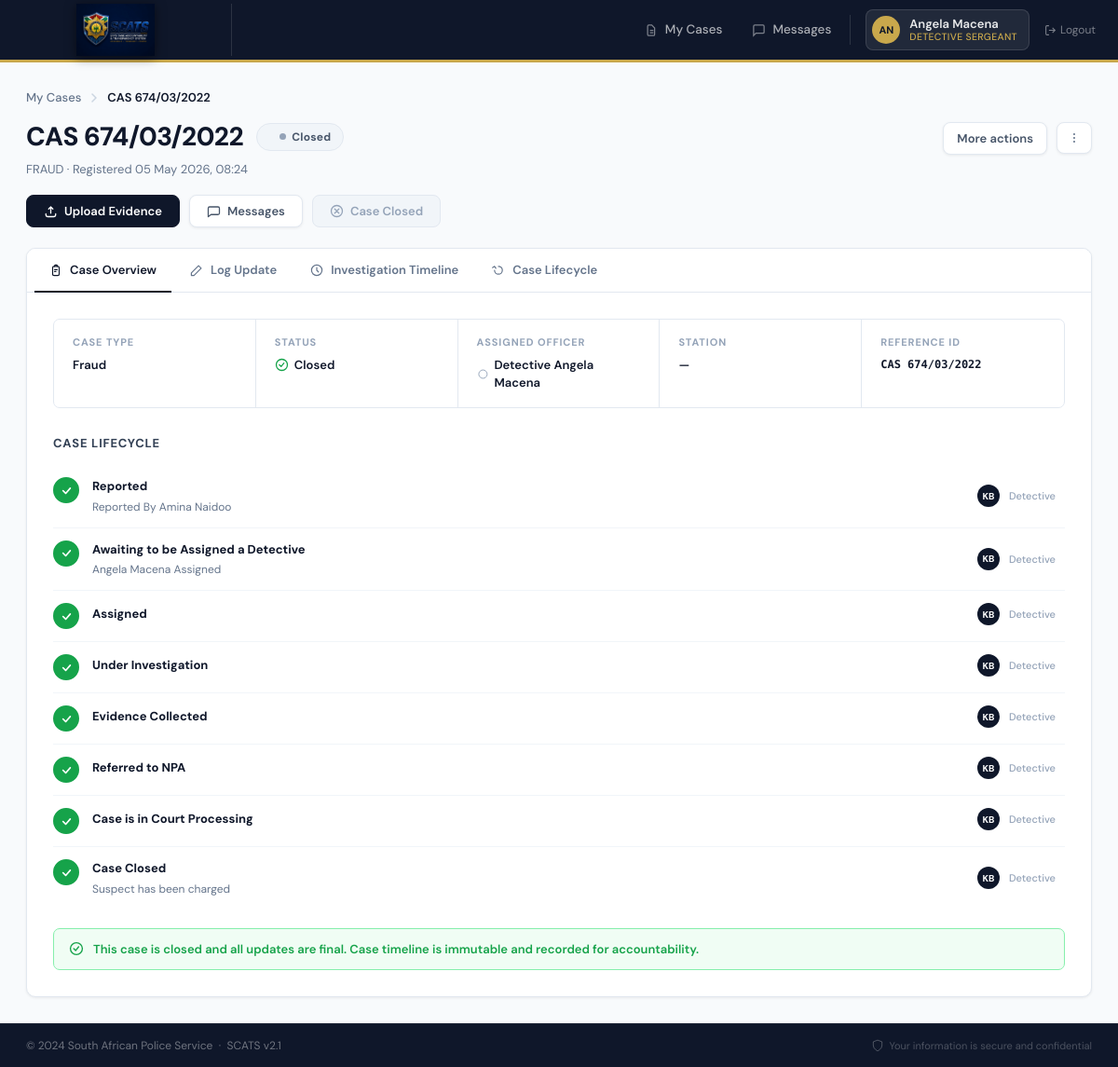
Page /cases/3/ (signed in) on the committed database.
### Detective/models.py (models this page shows, shortened)
class Detective(models.Model):
    user = models.OneToOneField(User, on_delete=models.CASCADE)
    personnel_number = models.CharField(max_length=50, unique=True)
    rank = models.CharField(max_length=50, default="Detective")

class Case(models.Model):
    cas_number = models.CharField(max_length=50)
    crime_category = models.CharField(max_length=100)
    status = models.CharField(max_length=50)
    victim_name = models.CharField(max_length=255, null=True, blank=True)
    assigned_to = models.ForeignKey(
        User,
        on_delete=models.CASCADE,
        related_name="assigned_cases",
    )
    created_by = models.ForeignKey(
        User,
        on_delete=models.SET_NULL,
        null=True,
        blank=True,
        related_name="created_cases",
    )
    created_at = models.DateTimeField(auto_now_add=True)
    updated_at = models.DateTimeField(auto_now=True)
    closure_reason = models.CharField(max_length=255, null=True, blank=True)
    closure_summary = models.TextField(null=True, blank=True)

class CaseLifecycleStage(models.Model):
    case = models.ForeignKey(Case, on_delete=models.CASCADE, related_name="lifecycle_stages")
    stage_key = models.CharField(max_length=50, choices=LIFECYCLE_STAGES)
    status = models.CharField(max_length=10, choices=STAGE_STATUS, default="pending")
    note = models.CharField(max_length=255, blank=True)
    updated_at = models.DateTimeField(auto_now=True)
    class Meta:
        unique_together = ("case", "stage_key")
        ordering = ["id"]

### Detective/views.py (the view)
# urls.py: path('cases/<int:pk>/', views.case_detail, name='case_detail'),
@login_required
def case_detail(request, pk):
    case = get_object_or_404(Case, pk=pk, assigned_to=request.user)
    updates = case.updates.all().order_by("-created_at")
    for key, _ in LIFECYCLE_STAGES:
        CaseLifecycleStage.objects.get_or_create(case=case, stage_key=key)
    lifecycle_stages = case.lifecycle_stages.all()  # ordered by id
    return render(request, "cases/case_detail.html", {
        "case": case,
        "updates": updates,
        "lifecycle_stages": lifecycle_stages,
    })

### templates/cases/case_detail.html (shortened to what this page needs)
{% extends "base.html" %}
{% block content %}
<nav class="breadcrumb" aria-label="Breadcrumb">
  <a href="{% url 'my_cases' %}">My Cases</a>
  <svg width="12" height="12" class="sep"><use href="#icon-breadcrumb-arrow"/></svg>
  <span class="current">{{ case.cas_number }}</span>
</nav>
<div class="page-header">
  <div class="header-left">
    <h1>{{ case.cas_number }}</h1>
    {% if case.status == "Investigating" %}
      <span class="badge badge-investigating"><span class="badge-dot"></span>{{ case.status }}</span>
    {% elif case.status == "CASE CLOSED" or case.status == "Closed" %}
      <span class="badge badge-closed"><span class="badge-dot"></span>Closed</span>
    {% elif case.status == "Stalled" %}
      <span class="badge badge-stalled"><span class="badge-dot"></span>{{ case.status }}</span>
    {% else %}
      <span class="badge badge-active"><span class="badge-dot"></span>Active</span>
    {% endif %}
  </div>
  <div class="more-actions">
    <button class="more-actions-btn" onclick="showToast('info','More Actions','Additional case actions coming soon.')">
      More actions
    </button>
    <button class="kebab-btn" onclick="showToast('info','Options','Case options menu coming soon.')">
      <svg width="16" height="16"><use href="#icon-kebab"/></svg>
    </button>
  </div>
</div>
<p class="page-sub">{{ case.crime_category|upper }}&nbsp;&middot;&nbsp;Registered {{ case.created_at|date:"d M Y, H:i" }}</p>
<div class="action-bar">
  <a href="{% url 'upload_evidence' case.id %}" class="btn btn-primary" onclick="scheduleToast('success','Evidence Upload','Evidence upload page opened.')">
    <svg width="15" height="15"><use href="#icon-upload"/></svg>
    Upload Evidence
  </a>
  <a href="{% url 'messages_case' case.id %}" class="btn btn-outline">
    <svg width="15" height="15"><use href="#icon-message"/></svg>
    Messages
  </a>
  {% if case.status == "CASE CLOSED" or case.status == "Closed" %}
    <button type="button" class="btn btn-danger" disabled>
      <svg width="15" height="15"><use href="#icon-x-circle"/></svg>
      Case Closed
    </button>
  {% else %}
    <a href="{% url 'close_case' case.id %}" class="btn btn-outline"
       onclick="scheduleToast('warning','Close Case','You are about to close this case. This action is permanent.')">
      <svg width="15" height="15"><use href="#icon-x-circle"/></svg>
      Close Case
    </a>
  {% endif %}
</div>
<div class="tabs-wrapper">
  <nav class="tabs-nav" role="tablist" aria-label="Case sections">
    <button class="tab-btn active" role="tab" id="tab-overview" aria-controls="panel-overview" aria-selected="true" onclick="switchTab('overview')">
      <svg width="14" height="14"><use href="#icon-clipboard"/></svg>Case Overview
    </button>
    <button class="tab-btn" role="tab" id="tab-update" aria-controls="panel-update" aria-selected="false" onclick="switchTab('update')">
      <svg width="14" height="14"><use href="#icon-edit"/></svg>Log Update
    </button>
    <button class="tab-btn" role="tab" id="tab-timeline" aria-controls="panel-timeline" aria-selected="false" onclick="switchTab('timeline')">
      <svg width="14" height="14"><use href="#icon-clock"/></svg>Investigation Timeline
    </button>
    <button class="tab-btn" role="tab" id="tab-lifecycle" aria-controls="panel-lifecycle" aria-selected="false" onclick="switchTab('lifecycle')">
      <svg width="14" height="14"><use href="#icon-lifecycle"/></svg>Case Lifecycle
    </button>
  </nav>
  <div class="tab-panel active" id="panel-overview" role="tabpanel" aria-labelledby="tab-overview">
    <div class="overview-grid">
      <div class="overview-cell">
        <div class="field-label">Case Type</div>
        <div class="field-value">{{ case.crime_category }}</div>
      </div>
      <div class="overview-cell">
        <div class="field-label">Status</div>
        <div class="field-value">
          {% if case.status == "CASE CLOSED" or case.status == "Closed" %}
            <svg class="status-check" width="15" height="15"><use href="#icon-tick-circle"/></svg>
          {% endif %}
          {{ case.status }}
        </div>
      </div>
      <div class="overview-cell">
        <div class="field-label">Assigned Officer</div>
        <div class="field-value">
          <svg width="13" height="13" style="color:var(--grey-400)"><use href="#icon-circle"/></svg>
          Detective {{ case.assigned_to.get_full_name|default:case.assigned_to.username }}
        </div>
      </div>
      <div class="overview-cell">
        <div class="field-label">Station</div>
        <div class="field-value">{{ case.station|default:"&mdash;" }}</div>
      </div>
      <div class="overview-cell">
        <div class="field-label">Reference ID</div>
        <div class="field-value" style="font-family:var(--mono);font-size:12px;">{{ case.reference_id|default:case.cas_number }}</div>
      </div>
    </div>
    <div class="lifecycle-section">
      <div class="lifecycle-title">Case Lifecycle</div>
      <ul class="lifecycle-list">
        {% for stage in lifecycle_stages %}
        <li class="lifecycle-item {{ stage.status }}">
          <div class="lc-icon-wrap">
            <div class="lc-icon">
              {% if stage.status == "done" %}
                <svg width="13" height="13"><use href="#icon-check"/></svg>
              {% elif stage.status == "current" %}
                <svg width="13" height="13"><use href="#icon-hourglass"/></svg>
              {% else %}
                <svg width="13" height="13"><use href="#icon-circle"/></svg>
              {% endif %}
            </div>
          </div>
          <div class="lc-content">
            <div class="lc-row">
              <div>
                <div class="lc-name">{{ stage.get_stage_key_display }}</div>
                {% if stage.note %}<div class="lc-note">{{ stage.note }}</div>{% endif %}
              </div>
              {% if stage.status == "done" %}
              <div class="lc-meta-right">
                <div class="lc-avatar">{{ stage.actor_initials|default:"KB" }}</div>
                <div class="lc-role">{{ stage.actor_role|default:"Detective" }}</div>
              </div>
              {% endif %}
            </div>
          </div>
        </li>
        {% endfor %}
      </ul>
      {% if case.status == "CASE CLOSED" or case.status == "Closed" %}
      <div class="closed-notice">
        <svg width="16" height="16"><use href="#icon-tick-circle"/></svg>
        This case is closed and all updates are final. Case timeline is immutable and recorded for accountability.
      </div>
      {% endif %}
    </div>
  </div>
</div>
{% endblock %}

### templates/base.html (shortened to what this page needs)
{% load static %}
<!doctype html>
<html lang="en">
  <head>
  </head>
  <body>
    <header class="site-header">
      <div class="header-inner">
        <a href="#" class="logo-block">
          <img
            src="{% static 'images/scats_logo.jpeg' %}"
            alt="SCATS Logo"
            class="logo-img"
          />
        </a>
        <nav class="primary-nav">
          <a
            href="{% url 'my_cases' %}"
            class="nav-item{% if request.resolver_match.url_name == 'my_cases' %} active{% endif %}"
          >
            <svg width="15" height="15" fill="none" stroke="currentColor" stroke-width="2" viewBox="0 0 24 24">
              <path d="M9 12h6M9 16h6M17 21H7a2 2 0 01-2-2V5a2 2 0 012-2h5l5 5v11a2 2 0 01-2 2z"/>
            </svg>
            My Cases
          </a>
          <a
            href="{% url 'messages' %}"
            class="nav-item{% if request.resolver_match.url_name == 'messages' %} active{% endif %}"
          >
            <svg width="15" height="15" fill="none" stroke="currentColor" stroke-width="2" viewBox="0 0 24 24">
              <path d="M21 15a2 2 0 01-2 2H7l-4 4V5a2 2 0 012-2h14a2 2 0 012 2z"/>
            </svg>
            Messages
          </a>
        </nav>
        <div class="header-right">
          <div class="user-pill">
            <div class="user-avatar">
              {{ request.user.get_full_name|slice:":2"|upper|default:"U" }}
            </div>
            <div class="user-info">
              <span class="user-name">{{ request.user.get_full_name|default:"User" }}</span>
              {% if request.user.detective %}
                <span class="user-rank">{{ request.user.detective.rank }}</span>
              {% endif %}
            </div>
          </div>
          <form method="post" action="{% url 'logout' %}" style="display:inline; margin:0">
            <button
              type="submit"
              class="logout-link"
              style="background:none; border:none; cursor:pointer; font-family:'DM Sans',sans-serif; padding:0"
            >
              <svg width="13" height="13" fill="none" stroke="currentColor" stroke-width="2" viewBox="0 0 24 24">
                <path d="M9 21H5a2 2 0 01-2-2V5a2 2 0 012-2h4M16 17l5-5-5-5M21 12H9"/>
              </svg>
              Logout
            </button>
          </form>
        </div>
      </div>
    </header>
    <main class="page-wrapper">
      <div class="content-area">{% block content %}{% endblock %}</div>
    </main>
    <footer class="site-footer">
      <span class="footer-left">
        &copy; 2024 South African Police Service &nbsp;·&nbsp; SCATS v2.1
      </span>
      <div class="footer-right">
        <svg class="footer-shield" fill="none" stroke="currentColor" stroke-width="1.5" viewBox="0 0 24 24">
          <path d="M12 22s8-4 8-10V5l-8-3-8 3v7c0 6 8 10 8 10z"/>
        </svg>
        Your information is secure and confidential
      </div>
    </footer>
  </body>
</html>

### templates/base.html (style rules this page uses)
*, *::before, *::after { box-sizing: border-box; margin: 0; padding: 0; }
:root { --navy: #0a1628; --navy-mid: #0f2040; --navy-light: #1a3560; --gold: #c9a84c; --gold-light: #e8c76a; --sky: #2563b8; --sky-light: #3b7dd8; --bg: #f0f3f8; --surface: #ffffff; --border: #dde3ef; --text-main: #0a1628; --text-muted: #6b7a99; --text-light: #9aa3bb; --green: #166534; --green-bg: #dcfce7; --red: #991b1b; --red-bg: #fee2e2; --amber: #92400e; --amber-bg: #fef3c7; --blue: #1d4ed8; --blue-bg: #dbeafe; --radius: 8px; --radius-lg: 12px; --shadow-sm: 0 1px 3px rgba(10, 22, 40, 0.08), 0 1px 2px rgba(10, 22, 40, 0.06); --shadow: 0 4px 12px rgba(10, 22, 40, 0.1), 0 2px 6px rgba(10, 22, 40, 0.06); }
body { font-family: "DM Sans", sans-serif; background-color: var(--bg); color: var(--text-main); min-height: 100vh; display: flex; flex-direction: column; }
.site-header { background: var(--navy); border-bottom: 3px solid var(--gold); position: sticky; top: 0; z-index: 100; }
.header-inner { display: flex; align-items: center; gap: 0; height: 64px; padding: 0 24px; }
.logo-block { display: flex; align-items: center; padding-right: 24px; border-right: 1px solid rgba(255, 255, 255, 0.12); text-decoration: none; flex-shrink: 0; }
.logo-img { width: 200px; height: 56px; object-fit: contain; flex-shrink: 0; filter: drop-shadow(0 2px 6px rgba(0,0,0,0.5)); }
.primary-nav { display: flex; align-items: stretch; gap: 0; height: 100%; }
.nav-item { display: flex; align-items: center; gap: 7px; padding: 0 16px; color: rgba(255, 255, 255, 0.65); text-decoration: none; font-size: 13.5px; font-weight: 500; border-bottom: 3px solid transparent; margin-bottom: -3px; transition: color 0.15s, border-color 0.15s, background 0.15s; white-space: nowrap; }
.nav-item svg { flex-shrink: 0; opacity: 0.7; transition: opacity 0.15s; }
.header-right { display: flex; align-items: center; gap: 16px; padding-left: 12px; margin-left: auto; flex-shrink: 0; }
.user-pill { display: flex; align-items: center; gap: 10px; background: rgba(255, 255, 255, 0.08); border: 1px solid rgba(255, 255, 255, 0.12); border-radius: 8px; padding: 6px 12px 6px 6px; cursor: pointer; transition: background 0.15s; text-decoration: none; }
.user-avatar { width: 30px; height: 30px; border-radius: 50%; background: var(--gold); color: var(--navy); font-size: 11px; font-weight: 700; display: flex; align-items: center; justify-content: center; flex-shrink: 0; }
.user-info { display: flex; flex-direction: column; line-height: 1.2; }
.user-name { font-size: 13px; font-weight: 600; color: rgba(255, 255, 255, 0.9); }
.user-rank { font-size: 10.5px; font-weight: 500; color: var(--gold); letter-spacing: 0.3px; text-transform: uppercase; }
.logout-link { font-size: 12px; color: rgba(255, 255, 255, 0.45); text-decoration: none; display: flex; align-items: center; gap: 4px; transition: color 0.15s; }
.page-wrapper { flex: 1; display: flex; flex-direction: column; }
.content-area { flex: 1; padding: 28px 28px; max-width: 1400px; width: 100%; margin: 0 auto; }
.site-footer { background: var(--navy); border-top: 1px solid rgba(255, 255, 255, 0.08); padding: 14px 28px; display: flex; align-items: center; justify-content: space-between; }
.footer-left { font-size: 12px; color: rgba(255, 255, 255, 0.4); }
.footer-right { display: flex; align-items: center; gap: 6px; font-size: 11px; color: rgba(255, 255, 255, 0.25); }
.footer-shield { width: 14px; height: 14px; color: rgba(255, 255, 255, 0.3); }
.btn { display: inline-flex; align-items: center; gap: 6px; padding: 9px 16px; border-radius: var(--radius); font-family: "DM Sans", sans-serif; font-size: 13.5px; font-weight: 500; cursor: pointer; border: none; transition: all 0.15s; text-decoration: none; white-space: nowrap; }
.btn-primary { background: var(--sky); color: white; }
.btn-danger { background: #dc2626; color: white; }
.badge { display: inline-flex; align-items: center; gap: 4px; padding: 3px 10px; border-radius: 20px; font-size: 11.5px; font-weight: 600; letter-spacing: 0.2px; white-space: nowrap; }
.badge::before { content: ""; width: 5px; height: 5px; border-radius: 50%; flex-shrink: 0; }

### rows in the picture
Case: cas_number "CAS 674/03/2022", crime_category "FRAUD", created_at "05 May 2026, 08:24", crime_category "Fraud", status "Closed", assigned_to.get_full_name "Angela Macena", reference_id "CAS 674/03/2022"
CaseLifecycleStage: status "done" (drawn), stage_key "Reported", note "Reported By Amina Naidoo", actor_initials "KB", actor_role "Detective"
CaseLifecycleStage: status "done" (drawn), stage_key "Awaiting to be Assigned a Detective", note "Angela Macena Assigned", actor_initials "KB", actor_role "Detective"
CaseLifecycleStage: status "done" (drawn), stage_key "Assigned", actor_initials "KB", actor_role "Detective"
CaseLifecycleStage: status "done" (drawn), stage_key "Under Investigation", actor_initials "KB", actor_role "Detective"
CaseLifecycleStage: status "done" (drawn), stage_key "Evidence Collected", actor_initials "KB", actor_role "Detective"
CaseLifecycleStage: status "done" (drawn), stage_key "Referred to NPA", actor_initials "KB", actor_role "Detective"
CaseLifecycleStage: status "done" (drawn), stage_key "Case is in Court Processing", actor_initials "KB", actor_role "Detective"
CaseLifecycleStage: status "done" (drawn), stage_key "Case Closed", note "Suspect has been charged", actor_initials "KB", actor_role "Detective"

### other values in the picture
{{ request.user.get_full_name|slice:":2"|upper|default:"U" }} "AN"
{{ request.user.get_full_name|default:"User" }} "Angela Macena"
{{ request.user.detective.rank }} "DETECTIVE SERGEANT"
{{ case.station|default:"&mdash;" }} "—"
